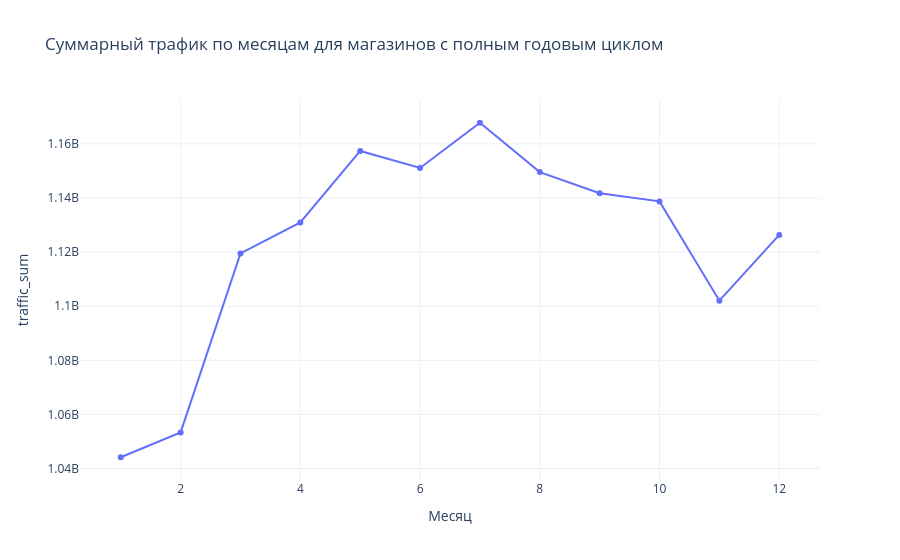

The notebook cell saved with this chart:
### Markdown cell above
# **5.1. Динамика суммарного трафика по месяцам**

### Code cell
fig = px.line(
    monthly_stats_full,
    x="Месяц",
    y="traffic_sum",
    markers=True,
    title="Суммарный трафик по месяцам для магазинов с полным годовым циклом",
    template="plotly_white"
)

fig.show()

### Figure 1 — Plotly figure (JSON) as saved in the notebook; plotly's stock layout.template omitted (floating-point values rounded to 4 significant figures)
{"data": [{"hovertemplate": "Месяц=%{x}<br>traffic_sum=%{y}<extra></extra>", "legendgroup": "", "line": {"color": "#636efa", "dash": "solid"}, "marker": {"symbol": "circle"}, "mode": "lines+markers", "name": "", "orientation": "v", "showlegend": false, "type": "scatter", "x": [1, 2, 3, 4, 5, 6, 7, 8, 9, 10, 11, 12], "xaxis": "x", "y": [1044181017, 1053362286, 1119496380, 1130988717, 1157388050, 1151089531, 1167816813, 1149585314, 1141774909, 1138753114, 1102060773, 1126348293], "yaxis": "y"}], "layout": {"legend": {"tracegroupgap": 0}, "title": {"text": "Суммарный трафик по месяцам для магазинов с полным годовым циклом"}, "xaxis": {"anchor": "y", "domain": [0, 1], "title": {"text": "Месяц"}}, "yaxis": {"anchor": "x", "domain": [0, 1], "title": {"text": "traffic_sum"}}}}
